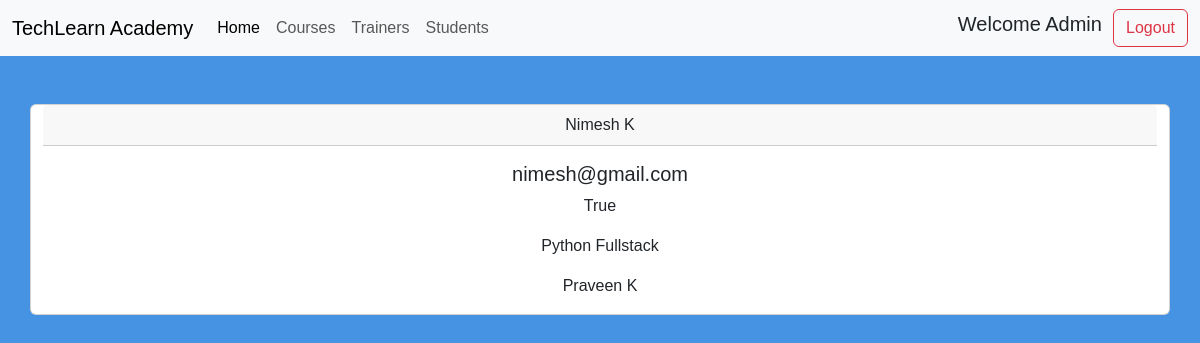
/academy/view_student/1/ (signed in), run on an earlier commit of the app's database.
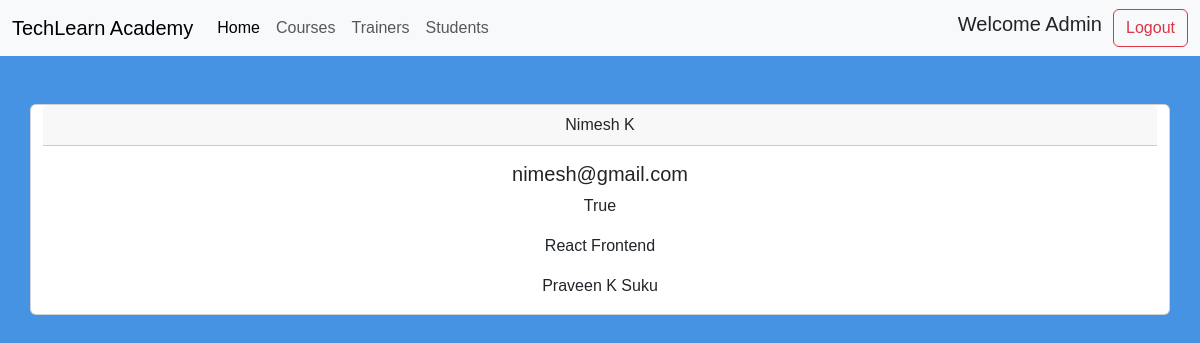
And on a later commit of the database.
### academy/models.py (models this page shows)
class Student(models.Model):
    First_name = models.CharField(max_length=50)
    Last_name = models.CharField(max_length=50)
    Email = models.EmailField(unique=True)
    Is_active = models.BooleanField()
    Enrolled_course = models.ForeignKey(Course,on_delete=models.SET_NULL,null=True)
    Trainer = models.ForeignKey(Trainer,on_delete=models.SET_NULL,null=True)
    def __str__(self):
        return f"{self.First_name} {self.Last_name}"

class Course(models.Model):
    Course_name = models.CharField(max_length=50)
    Description = models.TextField(max_length=250)
    Duration = models.PositiveIntegerField(help_text="Duration in weeks")
    Course_image = models.ImageField(upload_to='Course_image')
    def __str__(self):
        return self.Course_name

class Trainer(models.Model):
    First_name = models.CharField(max_length=50)
    Last_name = models.CharField(max_length=50)
    Email = models.EmailField(unique=True)
    Expertise = models.CharField(max_length=100)
    Trainer_photo = models.ImageField(upload_to="Trainer_photo")
    def __str__(self):
        return f"{self.First_name} {self.Last_name}"

### academy/views.py (the view)
# urls.py: path('view_student/<int:id>/',views.view_student,name="view_student"),
@login_required
@permission_required('acedemy.add_Course',raise_exception=True)
def view_student(request,id):
    student = get_object_or_404(Student,id=id)
    context = {
        'student':student,
    }
    return render(request,'view_student.html',context)

### templates/view_student.html (shortened to what this page needs)
<!DOCTYPE html>
<html lang="en">
    {% load static %}
<head>
    <link href="https://cdn.jsdelivr.net/npm/bootstrap@5.3.8/dist/css/bootstrap.min.css" rel="stylesheet">
    <link rel="stylesheet" href="{% static 'css/style.css' %}">
</head>
<body>
        <nav class="navbar navbar-expand-lg bg-body-tertiary">
  <div class="container-fluid">
    <a class="navbar-brand" href="#">TechLearn Academy</a>
    <div class="collapse navbar-collapse" id="navbarSupportedContent">
      <ul class="navbar-nav me-auto mb-2 mb-lg-0">
        <li class="nav-item">
          <a class="nav-link active" aria-current="page" href="{% url "home" %}">Home</a>
        </li>
        <li class="nav-item">
          <a class="nav-link" href="{% url "courses" %}">Courses </a>
        </li>
        <li class="nav-item">
          <a class="nav-link " href="{% url "trainers" %}">Trainers </a>
        </li>
        <li class="nav-item">
          <a class="nav-link" href="{% url "students" %}">Students </a>
        </li>
      </ul>
      <h5> Welcome {{ user }} &nbsp </h5>
      <div class="form-inline my-2 my-lg-0">
        {% if user.is_authenticated  %}
      <a class="btn btn-outline-danger my-2 my-sm-0" href="{% url "logout" %}"  type="submit">Logout</a>
        {% else %}
      <a class="btn btn-outline-success my-2 my-sm-0" href="{% url "login" %}" type="submit">Login</a>
      <a class="btn btn-outline-warning my-2 my-sm-0" href="{% url "register" %}" type="submit">Register</a>
      {% endif %}
      </div>
    </div>
  </div>
</nav>
<section class="pt-6" style="display:flex;justify-content:center;">
<div class="card container text-center mt-5">
  <div class="card-header">
    {{student}}
  </div>
  <div class="card-body">
    <h5 class="card-title">{{ student.Email }}</h5>
    <p class="card-text">{{student.Is_active}}</p>
    <p class="card-text">{{student.Enrolled_course}}</p>
    <p class="card-text">{{student.Trainer}}</p>
  </div>
</div>
</section>
</body>
</html>

What changed in the data, as far as the page shows it:
changed Student "nimesh@gmail.com": Enrolled_course "Python Fullstack" → "React Frontend"; Trainer "Praveen K" → "Praveen K Suku"
